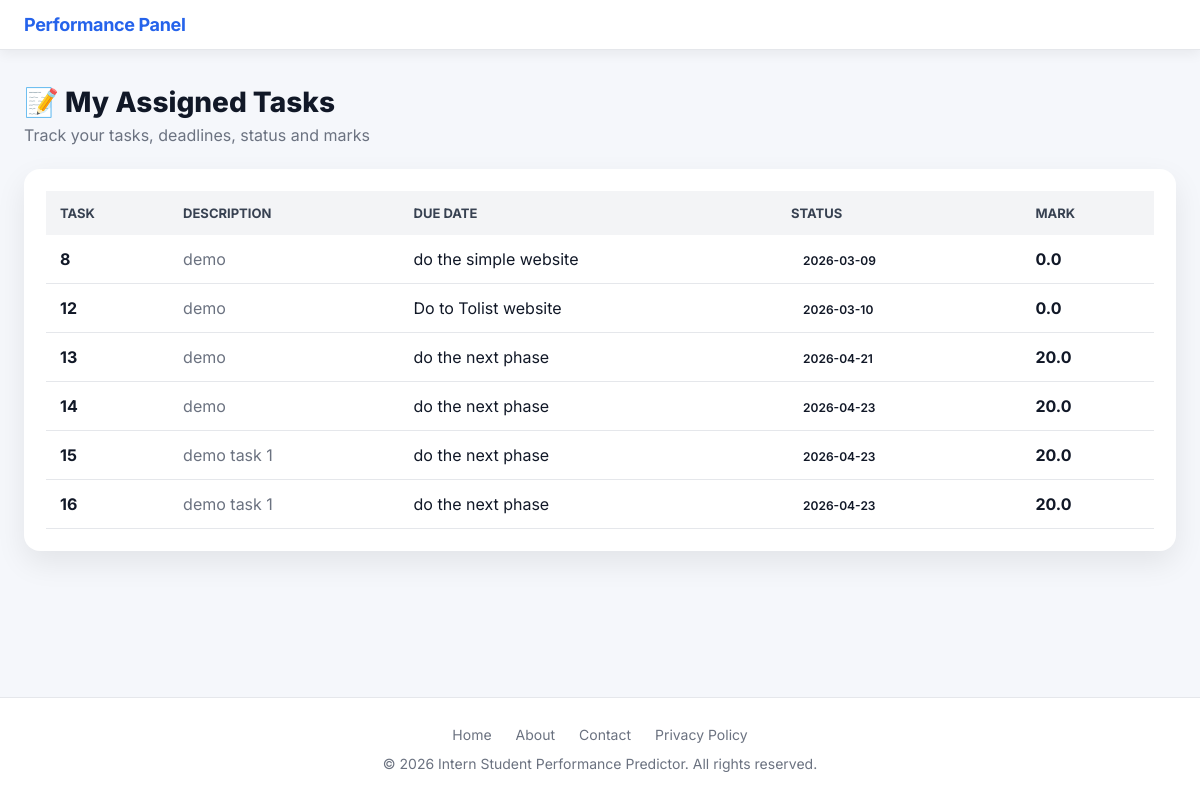
/student/tasks (signed in), run on the app's committed database.
### tables this page shows
CREATE TABLE tasks (
            id INTEGER PRIMARY KEY AUTOINCREMENT,
            student_id INTEGER NOT NULL, -- FK to students.id
            course_id INTEGER, -- New: Link task to a course
            title TEXT NOT NULL,
            description TEXT,
            due_date TEXT,
            status TEXT DEFAULT 'pending', -- 'pending', 'completed', 'overdue'
            mark REAL DEFAULT 0, submission TEXT, submitted_at TEXT, created_at TEXT, -- Task mark (0-100)
            FOREIGN KEY (student_id) REFERENCES students(id),
            FOREIGN KEY (course_id) REFERENCES courses(id)
        );

### intern_routes.py (the view)
@intern_bp.route("/student/tasks", endpoint="intern_tasks")
def intern_tasks():
    if not is_intern_logged_in():
        return redirect(url_for("auth.login"))
    conn = sqlite3.connect(DATABASE)
    cursor = conn.cursor()
    cursor.execute("SELECT id FROM students WHERE user_id = ?", (session["user_id"],))
    student_id_row = cursor.fetchone()
    tasks = []
    if student_id_row:
        current_student_db_id = student_id_row[0]
        cursor.execute(
            """
            SELECT id, title, description, due_date, status, mark, submission, submitted_at
            FROM tasks
            WHERE student_id = ?
            ORDER BY due_date
            """,
            (current_student_db_id,),
        )
        tasks = cursor.fetchall()
    conn.close()
    return render_template(
        "intern_tasks.html", username=session["username"], tasks=tasks
    )

### admin_routes.py (called while the page is built, shortened)
@admin_bp.app_context_processor
def inject_pending_counts():
    if not session.get("logged_in") or session.get("role") != "admin":
        return dict(pending_counts={})

### database.py (called while the page is built)
def is_intern_logged_in() -> bool:
    return session.get("role") == "intern"

### templates/intern_tasks.html (shortened to what this page needs)
<!DOCTYPE html>
<html lang="en">
<head>
    <link rel="stylesheet" href="{{ url_for('static', filename='css/style.css') }}">
</head>
<body data-role="{{ session.get('role', 'intern') }}">
    <header class="header">
        <div class="container">
            <div class="flex">
                <span class="header-brand">Performance Panel</span>
            </div>
        </div>
    </header>
    <main class="main-content">
        <div class="container">
            <h2 class="page-title">📝 My Assigned Tasks</h2>
            <p class="subtitle">Track your tasks, deadlines, status and marks</p>
            {% if tasks %}
            <div class="card">
                <table class="task-table">
                    <thead>
                        <tr>
                            <th>Task</th>
                            <th>Description</th>
                            <th>Due Date</th>
                            <th>Status</th>
                            <th>Mark</th>
                        </tr>
                    </thead>
                    <tbody>
                        {% for task in tasks %}
                        <tr>
                            <td class="task-title">{{ task[0] }}</td>
                            <td class="task-desc">{{ task[1] }}</td>
                            <td>{{ task[2] }}</td>
                            <td>
                                {% if task[3] == 'pending' %}
                                <div style="display: flex; gap: 8px; align-items: center;">
                                    <button onclick="openSubmitModal('{{ task[0] }}', '{{ task[5] }}')"
                                        class="btn-submit">Submit</button>
                                    <form action="{{ url_for('intern.quick_task_completed', task_id=task[0]) }}" method="POST" class="replace-history" style="display:inline;">
                                        <button type="submit" class="btn-complete" title="Quick mark as completed">Complete</button>
                                    </form>
                                </div>
                                {% elif task[3] == 'submitted' %}
                                <span class="status submitted">Submitted</span>
                                {% elif task[3] == 'completed' %}
                                <span class="status completed">Completed</span>
                                {% else %}
                                <span class="status">{{ task[3]|capitalize }}</span>
                                {% endif %}
                            </td>
                            <td>
                                {% if task[5] is not none %}
                                <strong>{{ task[5] }}</strong>
                                {% else %}
                                <span class="muted">N/A</span>
                                {% endif %}
                            </td>
                        </tr>
                        {% endfor %}
                    </tbody>
                </table>
            </div>
            {% else %}
            <div class="card empty-card">
                <p>🚫 No tasks assigned to you yet.</p>
            </div>
            {% endif %}
        </div>
    </main>
    <footer class="footer">
        <div class="container">
            <div class="footer-links">
                <a href="{{ url_for('auth.index') }}">Home</a>
                <a href="{{ url_for('auth.about') }}">About</a>
                <a href="{{ url_for('auth.contact') }}">Contact</a>
                <a href="#">Privacy Policy</a>
            </div>
            <p>&copy; 2026 Intern Student Performance Predictor. All rights reserved.</p>
        </div>
    </footer>
    <div class="fab-container">
    </div>
</body>
</html>

### static/css/style.css (style rules this page uses)
:root { --bg-main: #f5f7fb; --bg-secondary: #ffffff; --card-bg: #ffffff; --border-color: #e5e7eb; --text-primary: #111827; --text-secondary: #6b7280; --primary: #2563eb; --primary-light: #3b82f6; --success: #10b981; --warning: #f59e0b; --danger: #ef4444; --purple: #8b5cf6; --teal: #14b8a6; --pink: #ec4899; --gray: #9ca3af; --radius-sm: 8px; --radius-md: 14px; --radius-lg: 20px; --shadow-sm: 0 4px 12px rgba(0, 0, 0, 0.06); --shadow-md: 0 10px 30px rgba(0, 0, 0, 0.08); --font-main: 'Inter', system-ui, sans-serif; }
* { margin: 0; padding: 0; box-sizing: border-box; }
body { font-family: var(--font-main); background: var(--bg-main); color: var(--text-primary); min-height: 100vh; display: flex; flex-direction: column; }
.container { max-width: 1400px; margin: 0 auto; padding: 0 24px; }
.header { background: var(--card-bg); border-bottom: 1px solid var(--border-color); box-shadow: var(--shadow-sm); position: sticky; top: 0; z-index: 100; }
.header .container { padding-top: 14px; padding-bottom: 14px; }
.header .flex { display: flex; align-items: center; justify-content: space-between; flex-wrap: wrap; gap: 16px; }
.header-brand { font-size: 18px; font-weight: 700; color: var(--primary); letter-spacing: -0.02em; }
.footer { margin-top: auto; background: var(--card-bg); border-top: 1px solid var(--border-color); padding: 28px 0; text-align: center; color: var(--text-secondary); font-size: 14px; }
.footer-links { display: flex; justify-content: center; gap: 24px; margin-bottom: 12px; }
.footer-links a { color: var(--text-secondary); text-decoration: none; }
.fab-container { position: fixed; bottom: 24px; right: 24px; display: flex; flex-direction: column; gap: 10px; z-index: 50; }
.main-content { padding: 35px 0; }
.subtitle { margin-top: 6px; color: var(--text-secondary); }
.page-title { font-size: 26px; font-weight: 700; margin-bottom: 20px; }
.card { background: #fff; padding: 20px; border-radius: 14px; box-shadow: 0 6px 20px rgba(0, 0, 0, 0.06); }

### templates/intern_tasks.html (style rules this page uses)
.page-title { font-size: 28px; font-weight: 800; margin-bottom: 6px; }
.subtitle { color: #6b7280; margin-bottom: 24px; }
.card { background: #ffffff; padding: 22px; border-radius: 16px; box-shadow: 0 12px 30px rgba(0, 0, 0, 0.08); }
.task-table { width: 100%; border-collapse: collapse; }
.task-table th { background: #f3f4f6; text-align: left; padding: 14px; font-size: 13px; font-weight: 700; color: #374151; text-transform: uppercase; }
.task-table td { padding: 14px; border-bottom: 1px solid #e5e7eb; vertical-align: top; }
.task-title { font-weight: 700; }
.task-desc { color: #6b7280; max-width: 300px; }
.status { padding: 4px 12px; border-radius: 999px; font-size: 12px; font-weight: 600; }

### data on the page
tasks: id "8", title "demo", description "do the simple website", due_date "2026-03-09", mark "0.0"
tasks: id "12", title "demo", description "Do to Tolist website", due_date "2026-03-10", mark "0.0"
tasks: id "13", title "demo", description "do the next phase", due_date "2026-04-21", mark "20.0"
tasks: id "14", title "demo", description "do the next phase", due_date "2026-04-23", mark "20.0"
tasks: id "15", title "demo task 1", description "do the next phase", due_date "2026-04-23", mark "20.0"
tasks: id "16", title "demo task 1", description "do the next phase", due_date "2026-04-23", mark "20.0"
